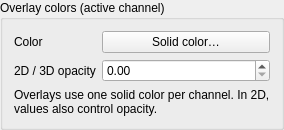
<?xml version="1.0" encoding="UTF-8"?>
<ui version="4.0">
 <class>OverlayColors</class>
 <widget class="QGroupBox" name="OverlayColors">
  <layout class="QFormLayout" name="colors">
   <item row="0" column="0">
    <widget class="QLabel" name="color_label">
     <property name="text">
      <string>Color</string>
     </property>
     <property name="buddy">
      <cstring>layer_color</cstring>
     </property>
    </widget>
   </item>
   <item row="0" column="1">
    <widget class="QPushButton" name="layer_color">
     <property name="text">
      <string>Solid color…</string>
     </property>
    </widget>
   </item>
   <item row="1" column="0">
    <widget class="QLabel" name="field_2d_3d_opacity_label">
     <property name="text">
      <string>2D / 3D opacity</string>
     </property>
     <property name="buddy">
      <cstring>layer_opacity</cstring>
     </property>
    </widget>
   </item>
   <item row="1" column="1">
    <widget class="NoWheelDoubleSpinBox" name="layer_opacity" />
   </item>
   <item row="2" column="0" colspan="2">
    <widget class="QLabel" name="color_note">
     <property name="text">
      <string>Overlays use one solid color per channel. In 2D, values also control opacity.</string>
     </property>
     <property name="wordWrap">
      <bool>true</bool>
     </property>
    </widget>
   </item>
  </layout>
  <property name="title">
   <string>Overlay colors (active channel)</string>
  </property>
 </widget>
 <customwidgets>
  <customwidget>
   <class>NoWheelDoubleSpinBox</class>
   <extends>QDoubleSpinBox</extends>
   <header>utils.qt_widgets</header>
  </customwidget>
 </customwidgets>
 <resources />
 <connections />
</ui>
